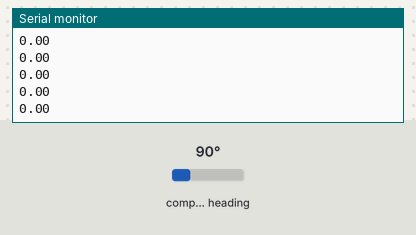
Bench run of a sketch on a simulated Arduino Mega 2560, built for the host (arithmetic inside an expression is 32-bit, double 64-bit). On the bench: the last lines printed to the serial monitor. The inputs (shaded band) are chosen by the test bench; at power-on: compass heading 90°.

Above: at 11.4 s.
11.5 s: compass heading set to 7°
At 12.2 s:
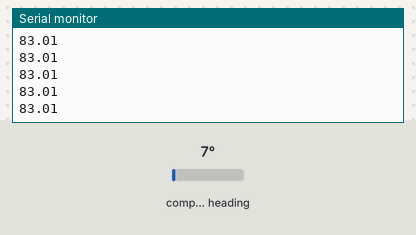
13.0 s: compass heading set to 180°
At 13.7 s:
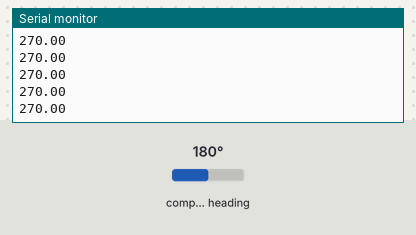
Timing chart, 0 to 15.1 s (numbered marks = the images above; inputs shaded):
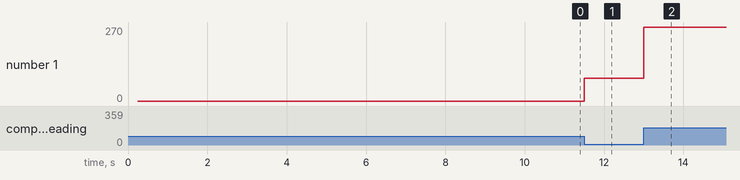

Measured:
- after the input at 11.5 s, the serial monitor: prints a new line at once (image 1)
- after the input at 13.0 s, the serial monitor: prints a new line at once (image 2)
- plotted number 1: 0 → 83.01 after the input at 11.5 s, 83.01 → 270 after the input at 13.0 s

The sketch:

CommTest.ino
```cpp
//Interfacing with another Due
#include<Wire.h>
#include <Adafruit_Sensor.h>
#include <Adafruit_HMC5883_U.h>
double theta = 0, theta_old = 0;
float initialheading = 0, headin = 0;
int ticks1 = 0, ticks2 = 0, oticks1 = 0, oticks2 = 0;
Adafruit_HMC5883_Unified mag = Adafruit_HMC5883_Unified(12345);
//Due QEI
const int quad_A = 2;
const int quad_B = 13;
const unsigned int mask_quad_A = digitalPinToBitMask(quad_A);
const unsigned int mask_quad_B = digitalPinToBitMask(quad_B);
char c;
void setup()
{
  Serial.begin(115200);
  Serial3.begin(9600);
  delay(250);
  if (!mag.begin()) {
    while (1) {
      if (mag.begin())
        break;
    }
  }
  sensors_event_t event;
  mag.getEvent(&event);
  headin = atan2(event.magnetic.x, event.magnetic.y);
  if (headin < 0)
    headin += 2 * PI;
  if (headin > 2 * PI)
    headin -= 2 * PI;
  initialheading = headin;
  Serial.println("hello");
  Serial.println(headin * 180 / PI);
  delay(10000);
}
String a = "";
void loop()
{
  /**********************SLAVE***************************
  Serial3.flush();
  a = Serial3.readStringUntil('s');
  ticks2 = atoi(a.c_str());
  Serial.print(ticks2);
  Serial.print(",");
  /************************Slave*************************/


  /**********************COMPASS***************************/
  sensors_event_t event;
  mag.getEvent(&event);
  headin = atan2(event.magnetic.x, event.magnetic.y);
  float declinationAngle = 0;
  headin += declinationAngle;
  if (headin < 0)
    headin += 2 * PI;
  if (headin > 2 * PI)
    headin -= 2 * PI;
  theta = headin - initialheading;
  if (theta < 0)
    theta += 2 * PI;
  Serial.println(theta * 180 / PI);
  /********************************************************/
}
```
